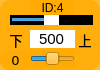
    <widget class="QWidget" name="widget_id4" native="true">
     <property name="geometry">
      <rect>
       <x>210</x>
       <y>400</y>
       <width>100</width>
       <height>70</height>
      </rect>
     </property>
     <property name="styleSheet">
      <string notr="true">background-color: rgb(255, 170, 0, 200);
border-radius:10px;</string>
     </property>
     <widget class="QLabel" name="label_ID4">
      <property name="geometry">
       <rect>
        <x>30</x>
        <y>0</y>
        <width>45</width>
        <height>16</height>
       </rect>
      </property>
      <property name="minimumSize">
       <size>
        <width>0</width>
        <height>10</height>
       </size>
      </property>
      <property name="font">
       <font>
        <family>Arial</family>
        <pointsize>9</pointsize>
       </font>
      </property>
      <property name="styleSheet">
       <string notr="true">background-color: rgb(255, 255, 255， 0);
border-radius:0px;</string>
      </property>
      <property name="text">
       <string>ID:4</string>
      </property>
      <property name="alignment">
       <set>Qt::AlignCenter</set>
      </property>
     </widget>
     <widget class="QSlider" name="horizontalSlider_pulse_id4">
      <property name="geometry">
       <rect>
        <x>10</x>
        <y>15</y>
        <width>83</width>
        <height>10</height>
       </rect>
      </property>
      <property name="autoFillBackground">
       <bool>false</bool>
      </property>
      <property name="styleSheet">
       <string notr="true">QSlider{background-color: rgb(0, 0, 0);
border-radius:0px;}
QSlider::handle {/*设置中间的那个滑动的键*/                           
    background:  rgb(255, 255, 255);
}</string>
      </property>
      <property name="minimum">
       <number>0</number>
      </property>
      <property name="maximum">
       <number>1000</number>
      </property>
      <property name="pageStep">
       <number>1</number>
      </property>
      <property name="value">
       <number>500</number>
      </property>
      <property name="orientation">
       <enum>Qt::Horizontal</enum>
      </property>
     </widget>
     <widget class="QSlider" name="horizontalSlider_dev_id4">
      <property name="geometry">
       <rect>
        <x>30</x>
        <y>50</y>
        <width>45</width>
        <height>18</height>
       </rect>
      </property>
      <property name="styleSheet">
       <string notr="true">background-color: rgba(255, 255, 255， 0);</string>
      </property>
      <property name="minimum">
       <number>-125</number>
      </property>
      <property name="maximum">
       <number>125</number>
      </property>
      <property name="pageStep">
       <number>1</number>
      </property>
      <property name="orientation">
       <enum>Qt::Horizontal</enum>
      </property>
     </widget>
     <widget class="QLabel" name="label_id4">
      <property name="geometry">
       <rect>
        <x>0</x>
        <y>50</y>
        <width>31</width>
        <height>20</height>
       </rect>
      </property>
      <property name="minimumSize">
       <size>
        <width>0</width>
        <height>10</height>
       </size>
      </property>
      <property name="font">
       <font>
        <family>DejaVu Sans</family>
        <pointsize>10</pointsize>
       </font>
      </property>
      <property name="styleSheet">
       <string notr="true">background-color: rgb(255, 255, 255， 0);</string>
      </property>
      <property name="text">
       <string>0</string>
      </property>
      <property name="alignment">
       <set>Qt::AlignCenter</set>
      </property>
     </widget>
     <widget class="QLineEdit" name="lineEdit_id4">
      <property name="geometry">
       <rect>
        <x>30</x>
        <y>30</y>
        <width>45</width>
        <height>18</height>
       </rect>
      </property>
      <property name="sizePolicy">
       <sizepolicy hsizetype="Fixed" vsizetype="Fixed">
        <horstretch>0</horstretch>
        <verstretch>0</verstretch>
       </sizepolicy>
      </property>
      <property name="font">
       <font>
        <family>Arial</family>
        <pointsize>11</pointsize>
       </font>
      </property>
      <property name="autoFillBackground">
       <bool>false</bool>
      </property>
      <property name="styleSheet">
       <string notr="true">background-color: rgb(255, 255, 255);
border-radius:0px;</string>
      </property>
      <property name="text">
       <string>500</string>
      </property>
      <property name="maxLength">
       <number>1000</number>
      </property>
      <property name="alignment">
       <set>Qt::AlignCenter</set>
      </property>
      <property name="dragEnabled">
       <bool>false</bool>
      </property>
      <property name="readOnly">
       <bool>false</bool>
      </property>
     </widget>
     <widget class="QLabel" name="label_down8">
      <property name="geometry">
       <rect>
        <x>6</x>
        <y>30</y>
        <width>20</width>
        <height>20</height>
       </rect>
      </property>
      <property name="font">
       <font>
        <pointsize>10</pointsize>
        <weight>50</weight>
        <italic>false</italic>
        <bold>false</bold>
       </font>
      </property>
      <property name="styleSheet">
       <string notr="true">background-color: rgb(255, 255, 255, 0);</string>
      </property>
      <property name="text">
       <string>下</string>
      </property>
      <property name="alignment">
       <set>Qt::AlignCenter</set>
      </property>
     </widget>
     <widget class="QLabel" name="label_up8">
      <property name="geometry">
       <rect>
        <x>75</x>
        <y>30</y>
        <width>20</width>
        <height>20</height>
       </rect>
      </property>
      <property name="font">
       <font>
        <pointsize>10</pointsize>
        <weight>50</weight>
        <italic>false</italic>
        <bold>false</bold>
       </font>
      </property>
      <property name="styleSheet">
       <string notr="true">background-color: rgb(255, 255, 255, 0);</string>
      </property>
      <property name="text">
       <string>上</string>
      </property>
      <property name="alignment">
       <set>Qt::AlignCenter</set>
      </property>
     </widget>
    </widget>
